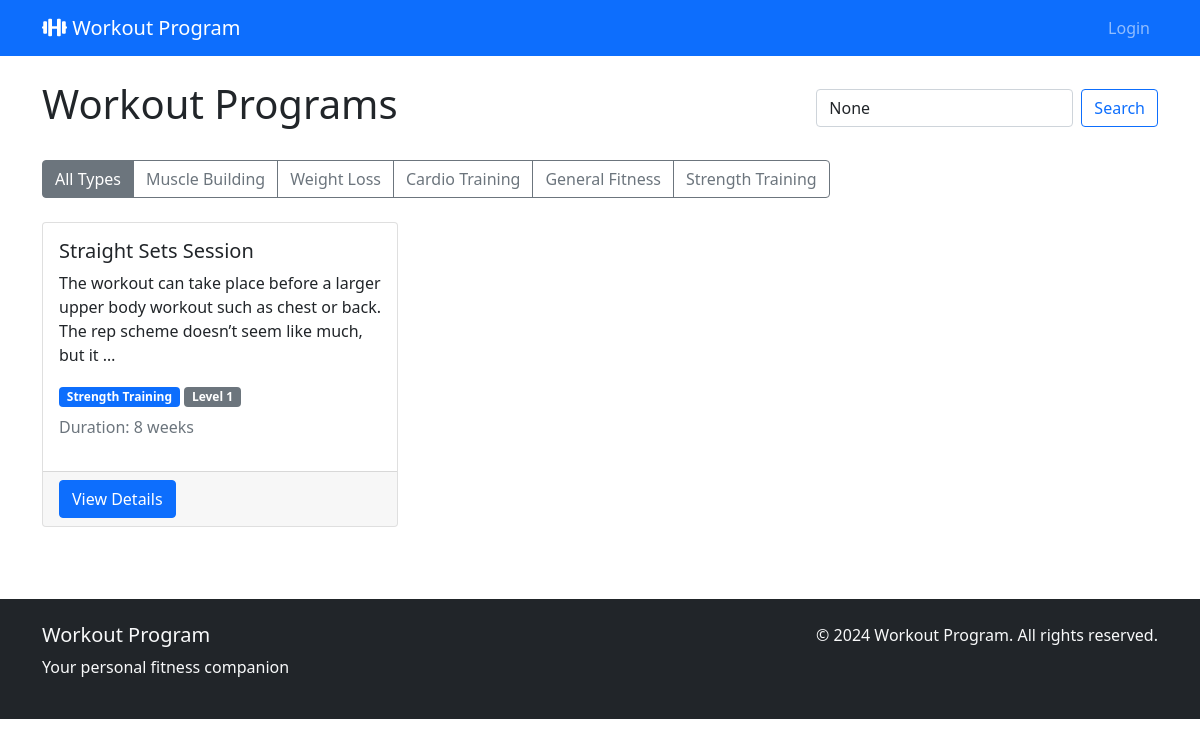
The page /home/programs/ on the database its author committed.
### workout_program/models.py (models this page shows, shortened)
class WorkoutProgram(models.Model):
    PROGRAM_TYPES = [
        ('muscle', 'Muscle Building'),
        ('weight_loss', 'Weight Loss'),
        ('cardio', 'Cardio Training'),
        ('general', 'General Fitness'),
        ('strength', 'Strength Training'),
    ]
    name = models.CharField(max_length=200)
    description = models.TextField()
    program_type = models.CharField(max_length=20, choices=PROGRAM_TYPES)
    duration_weeks = models.IntegerField(validators=[MinValueValidator(1)])
    difficulty_level = models.IntegerField(
        validators=[MinValueValidator(1), MaxValueValidator(5)],
        help_text="Program difficulty level from 1 (easy) to 5 (hard)"
    )
    created_by = models.ForeignKey(User, on_delete=models.CASCADE)
    created_at = models.DateTimeField(auto_now_add=True)
    is_active = models.BooleanField(default=True)

### workout_program/views.py (the view)
# urls.py: path('programs/', views.program_list, name='program_list'),
def program_list(request):
    programs = WorkoutProgram.objects.filter(is_active=True)
    program_type = request.GET.get('type')
    if program_type:
        programs = programs.filter(program_type=program_type)
    search_query = request.GET.get('search')
    if search_query:
        programs = programs.filter(
            Q(name__icontains=search_query) |
            Q(description__icontains=search_query)
        )
    from django.core.paginator import Paginator
    paginator = Paginator(programs, 6)
    page_number = request.GET.get('page')
    page_obj = paginator.get_page(page_number)
    context = {
        'page_obj': page_obj,
        'program_types': WorkoutProgram.PROGRAM_TYPES,
        'current_type': program_type,
        'search_query': search_query,
    }
    return render(request, 'workout_program/program_list.html', context)

### workout_program/templates/workout_program/program_list.html (shortened to what this page needs)
{% extends 'workout_program/base.html' %}
{% block content %}
<div class="d-flex justify-content-between align-items-center mb-4">
    <h1>Workout Programs</h1>
    <form method="GET" class="d-flex">
        <input type="text" name="search" class="form-control me-2" placeholder="Search programs..."
               value="{{ search_query }}">
        <button type="submit" class="btn btn-outline-primary">Search</button>
    </form>
</div>
<div class="row mb-4">
    <div class="col-md-12">
        <div class="btn-group" role="group">
            <a href="?type=" class="btn btn-outline-secondary {% if not current_type %}active{% endif %}">All Types</a>
            {% for type_code, type_name in program_types %}
            <a href="?type={{ type_code }}" class="btn btn-outline-secondary {% if current_type == type_code %}active{% endif %}">{{ type_name }}</a>
            {% endfor %}
        </div>
    </div>
</div>
<div class="row">
    {% for program in page_obj %}
    <div class="col-md-6 col-lg-4 mb-4">
        <div class="card workout-card h-100">
            <div class="card-body">
                <h5 class="card-title">{{ program.name }}</h5>
                <p class="card-text">{{ program.description|truncatewords:25 }}</p>
                <div class="mb-2">
                    <span class="badge bg-primary">{{ program.get_program_type_display }}</span>
                    <span class="badge bg-secondary">Level {{ program.difficulty_level }}</span>
                </div>
                <p class="text-muted">
                    Duration: {{ program.duration_weeks }} weeks
                </p>
            </div>
            <div class="card-footer">
                <a href="{% url 'program_detail' program.id %}" class="btn btn-primary">View Details</a>
            </div>
        </div>
    </div>
    {% empty %}
    <div class="col-12">
        <p class="text-center">No workout programs found.</p>
    </div>
    {% endfor %}
</div>
{% endblock %}

### workout_program/templates/workout_program/base.html (style rules this page uses)
.workout-card { transition: transform 0.2s; }

### rows shown on the page
WorkoutProgram: name "Straight Sets Session", description "The workout can take place before a larger upper body workout such as chest or back. The rep scheme doesn’t seem like much, but it …", program_type "Strength Training", difficulty_level "1", duration_weeks "8"

### other values the page prints
{{ type_name }} "Muscle Building" "Weight Loss" "Cardio Training" "General Fitness" "Strength Training"
